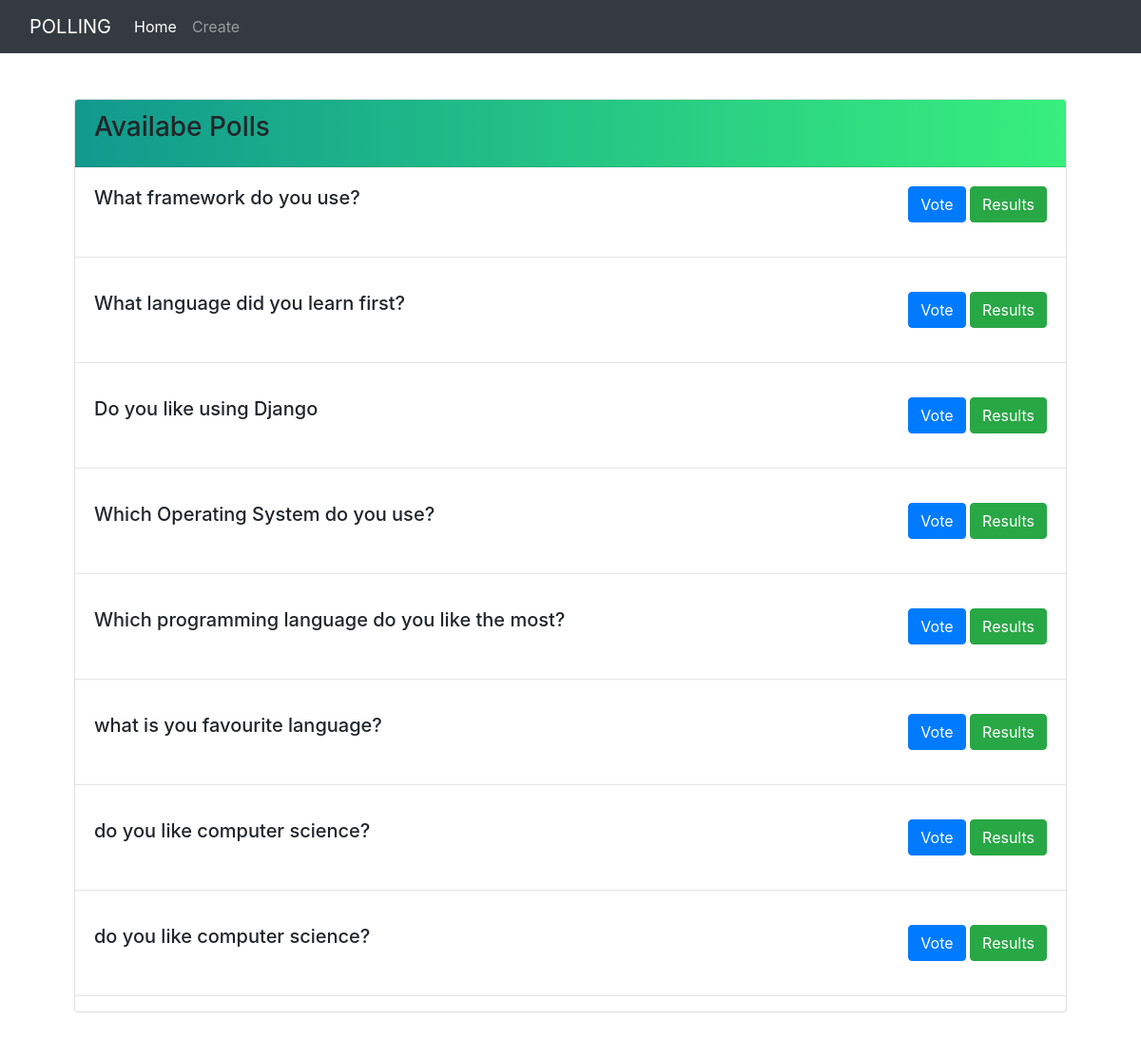
The page / on the database its author committed.
### poll/models.py (models this page shows, shortened)
class Poll(models.Model):
    question = models.TextField()
    option_one = models.CharField(max_length=30)
    option_two = models.CharField(max_length=30)
    option_three = models.CharField(max_length=30)
    option_one_count = models.IntegerField(default=0)
    option_two_count = models.IntegerField(default=0)
    option_three_count = models.IntegerField(default=0)

### poll/views.py (the view)
# urls.py: path('', PollListView.as_view(), name='home'),
class PollListView(ListView):
    model = Poll
    context_object_name = 'polls'

### poll/templates/poll/poll_list.html
{% extends 'poll/base.html' %}
{% block content %}
<div class="card">
    <div class="card-header">
    <h3 class="card-title">Availabe Polls</h3>
    </div>
    {% for poll in polls %}
    <div class="card-body home">
        <h5 class="card-title">{{poll.question}}</h5>
        <div class="action">
            <a href="{% url 'vote' poll.id %}" class="btn btn-primary">Vote</a>
            <a href="{% url 'results' poll.id %}" class="btn btn-success">Results</a>
        </div>
    </div>
    <hr>
    {% endfor %}
</div>
{% endblock %}

### poll/templates/poll/base.html (shortened to what this page needs)
{% load static %}
<!doctype html>
<html lang="en">
<head>
    <link rel="stylesheet" href="https://stackpath.bootstrapcdn.com/bootstrap/4.3.1/css/bootstrap.min.css"
>
    <link rel="stylesheet" type="text/css" href="{% static 'style.css' %}" />
</head>
<body>
    <nav class="navbar navbar-expand-lg navbar-dark bg-dark">
        <div class="container-fluid">
            <a class="navbar-brand" href="#">POLLING</a>
            <div class="collapse navbar-collapse" id="navbarNavAltMarkup">
                <div class="navbar-nav">
                    <a class="nav-link active" aria-current="page" href="{% url 'home'%}">Home</a>
                    <a class="nav-link" href="{% url 'create' %}">Create</a>
                </div>
            </div>
        </div>
    </nav>
    <div class="container p-5">
        {% block content %}
        {% endblock %}
    </div>
</body>
</html>

### poll/static/style.css (style rules this page uses)
.card-header { background: #11998e; background: -webkit-linear-gradient(to left, #38ef7d, #11998e); background: linear-gradient(to left, #38ef7d, #11998e); }
div.home { display: flex; justify-content: space-between; }

### rows shown on the page
Poll: question "What framework do you use?"
Poll: question "What language did you learn first?"
Poll: question "Do you like using Django"
Poll: question "Which Operating System do you use?"
Poll: question "Which programming language do you like the most?"
Poll: question "what is you favourite language?"
Poll: question "do you like computer science?"
Poll: question "do you like computer science?"
